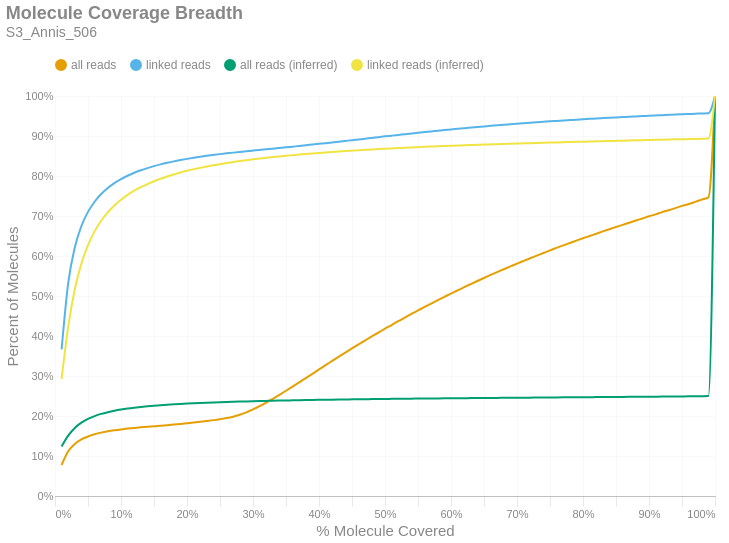

Write notebook code for a chart like this one.
### Markdown cell above
### Molecule Read Coverage
This chart shows molecule coverage breadth as computed by the number of bases aligned to that molecule. In other words, "*how much of each unique long molecule is actually sequenced/aligned?*" Keep in mind there is a distinction between sequences and alignments, since some sequences belonging to a particular molecule may not align well and wouldn't appear in the alignment data. This chart also shows molecule coverage breadth as computed by the *inferred fragment* from which the aligned sequences originate. Unlike read coverage, this calculation takes into account the total insert size, including unsequenced gaps between the forward and reverse reads. Like the previous figures, these are cumulative percents.

### Code cell
if SKIPLR:
    print_html(f"Skipped")
else:
    binned_df = consolidated_hist(valids['coverage_bp'], mask, 0.01, True)
    binned_df_inf = consolidated_hist(valids['coverage_inserts'], mask, 0.01, True)
    binned_df = binned_df.with_columns(pl.lit(binned_df_inf['all reads (cumsum)']).alias('all reads (inferred)'))
    binned_df = binned_df.with_columns(pl.lit(binned_df_inf['linked reads (cumsum)']).alias('linked reads (inferred)'))
    binned_df = binned_df.with_columns(
        (pl.col('bin').cast(pl.Float64) + 0.01).alias('right_edge')
    )

    with SafeRender(binned_df):
        (
            density_plot(binned_df, 'Molecule Coverage Breadth', samplename, 'molcov', ['all reads (inferred)','linked reads (inferred)'])
            .encode(
                #x=alt.X('bin:Q', title="% Molecule Covered").axis(format = '%').scale(padding=0),
                x=alt.X('right_edge:Q', title="% Molecule Covered").axis(format='%').scale(padding=0),
                y=alt.Y('value:Q', title='Percent of Molecules')
                    .axis(format='%')
                    .stack(False)
                    .scale(domainMin=0, padding=0),
                color=alt.Color("key:N").scale(domain = ["all reads", "linked reads", "all reads (inferred)", "linked reads (inferred)"]),
                tooltip = [
                    alt.Tooltip("key:N", title = "Data Type"),
                    alt.Tooltip("range_label:N", title="% Molecule Covered"),
                    alt.Tooltip("value:Q", format = ".2%", title="% Molecules")
                ]
            )
        ).display()

### Figure 1 — Vega-Lite specification as saved in the notebook (floating-point values rounded to 4 significant figures)
{"width": "container", "height": 400, "config": {"title": {"anchor": "start", "dy": -15, "fontSize": 18, "color": "#888888", "subtitleColor": "#888888", "subtitleFontSize": 14}, "arc": {"fill": "#0072B2"}, "axis": {"domainColor": "#888888", "domainWidth": 0.5, "gridWidth": 0.2, "grid": false, "titleFontWeight": 400, "titleFontSize": 15, "labelFontSize": 11, "labelColor": "#888888", "tickColor": "#888888", "tickWidth": 0.2, "titleColor": "#888888"}, "axisBand": {"grid": false}, "axisX": {"grid": true, "tickSize": 10, "domainCap": "round"}, "axisY": {"domain": false, "grid": true, "tickSize": 0, "domainCap": "round"}, "background": "transparent", "header": {"labelFontSize": 15, "labelColor": "#888888", "titleFontSize": 15, "titleFontWeight": 600, "titleColor": "#888888"}, "legend": {"labelFont": "sans-serif", "labelFontSize": 12, "labelColor": "#888888", "symbolSize": 100, "symbolType": "circle", "titleFontSize": 12, "titlePadding": 10, "titleColor": "#888888", "title": null, "orient": "top"}, "range": {"category": ["#E69F00", "#56B4E9", "#009E73", "#F0E442", "#0072B2", "#D55E00", "#CC79A7", "#000000"], "diverging": ["#cfe8f3", "#a2d4ec", "#73bfe2", "#46abdb", "#1696d2", "#12719e"]}, "area": {"fill": "#0072B2", "fillOpacity": 0.7, "line": true, "strokeOpacity": 0.7}, "line": {"color": "#0072B2", "stroke": "#0072B2", "strokeWidth": 2}, "trail": {"color": "#0072B2", "stroke": "#0072B2", "strokeWidth": 0, "size": 1}, "point": {"filled": true, "fillOpacity": 1.0, "size": 95}, "text": {"color": "#888888", "fontSize": 11, "align": "right", "fontWeight": 400, "size": 11}, "bar": {"fill": "#0072B2", "stroke": null}, "view": {"stroke": null, "continuousWidth": 660, "continuousHeight": 400}}, "data": {"name": "data-52e59b6f6509fad4c496f816e022f86a"}, "mark": {"type": "line", "interpolate": "monotone", "point": {"opacity": 0, "size": 275}}, "encoding": {"color": {"field": "key", "scale": {"domain": ["all reads", "linked reads", "all reads (inferred)", "linked reads (inferred)"]}, "type": "nominal"}, "tooltip": [{"field": "key", "title": "Data Type", "type": "nominal"}, {"field": "range_label", "title": "% Molecule Covered", "type": "nominal"}, {"field": "value", "format": ".2%", "title": "% Molecules", "type": "quantitative"}], "x": {"axis": {"format": "%"}, "field": "right_edge", "scale": {"padding": 0}, "title": "% Molecule Covered", "type": "quantitative"}, "y": {"axis": {"format": "%"}, "field": "value", "scale": {"domainMin": 0, "padding": 0}, "stack": false, "title": "Percent of Molecules", "type": "quantitative"}}, "params": [{"name": "param_c36ac31b6afebe62", "select": {"type": "point", "fields": ["key"]}, "bind": "legend"}], "title": {"text": "Molecule Coverage Breadth", "subtitle": "S3_Annis_506"}, "transform": [{"fold": ["all reads (cumsum)", "linked reads (cumsum)", "all reads (inferred)", "linked reads (inferred)"]}, {"calculate": "replace(datum.key, ' (cumsum)', '')", "as": "key"}, {"filter": {"param": "param_c36ac31b6afebe62"}}], "usermeta": {"embedOptions": {"downloadFileName": "S3_Annis_506.molcov"}}, "$schema": "https://vega.github.io/schema/vega-lite/v6.1.0.json", "datasets": {"data-52e59b6f6509fad4c496f816e022f86a": [{"bin": "0.0", "interval": "0.0-0.01", "all reads": 0.07747, "linked reads": 0.3666, "all reads (cumsum)": 0.07747, "linked reads (cumsum)": 0.3666, "range_label": "0.0-0.01", "all reads (inferred)": 0.1239, "linked reads (inferred)": 0.293, "right_edge": 0.01}, {"bin": "0.01", "interval": "0.01-0.02", "all reads": 0.03426, "linked reads": 0.1655, "all reads (cumsum)": 0.1117, "linked reads (cumsum)": 0.5321, "range_label": "0.01-0.02", "all reads (inferred)": 0.1508, "linked reads (inferred)": 0.4228, "right_edge": 0.02}, {"bin": "0.02", "interval": "0.02-0.03", "all reads": 0.0185, "linked reads": 0.08927, "all reads (cumsum)": 0.1302, "linked reads (cumsum)": 0.6214, "range_label": "0.02-0.03", "all reads (inferred)": 0.1701, "linked reads (inferred)": 0.5168, "right_edge": 0.03}, {"bin": "0.03", "interval": "0.03-0.04", "all reads": 0.01122, "linked reads": 0.05358, "all reads (cumsum)": 0.1415, "linked reads (cumsum)": 0.675, "range_label": "0.03-0.04", "all reads (inferred)": 0.1833, "linked reads (inferred)": 0.5814, "right_edge": 0.04}, {"bin": "0.04", "interval": "0.04-0.05", "all reads": 0.007425, "linked reads": 0.03532, "all reads (cumsum)": 0.1489, "linked reads (cumsum)": 0.7103, "range_label": "0.04-0.05", "all reads (inferred)": 0.1928, "linked reads (inferred)": 0.6273, "right_edge": 0.05}, {"bin": "0.05", "interval": "0.05-0.06", "all reads": 0.005393, "linked reads": 0.02539, "all reads (cumsum)": 0.1543, "linked reads (cumsum)": 0.7357, "range_label": "0.05-0.06", "all reads (inferred)": 0.1998, "linked reads (inferred)": 0.6615, "right_edge": 0.06}, {"bin": "0.06", "interval": "0.06-0.07", "all reads": 0.004136, "linked reads": 0.01939, "all reads (cumsum)": 0.1584, "linked reads (cumsum)": 0.7551, "range_label": "0.06-0.07", "all reads (inferred)": 0.2053, "linked reads (inferred)": 0.6881, "right_edge": 0.07}, {"bin": "0.07", "interval": "0.07-0.08", "all reads": 0.003224, "linked reads": 0.01494, "all reads (cumsum)": 0.1616, "linked reads (cumsum)": 0.77, "range_label": "0.07-0.08", "all reads (inferred)": 0.2096, "linked reads (inferred)": 0.709, "right_edge": 0.08}, {"bin": "0.08", "interval": "0.08-0.09", "all reads": 0.002646, "linked reads": 0.01213, "all reads (cumsum)": 0.1643, "linked reads (cumsum)": 0.7821, "range_label": "0.08-0.09", "all reads (inferred)": 0.2131, "linked reads (inferred)": 0.7263, "right_edge": 0.09}, {"bin": "0.09", "interval": "0.09-0.1", "all reads": 0.002234, "linked reads": 0.01, "all reads (cumsum)": 0.1665, "linked reads (cumsum)": 0.7921, "range_label": "0.09-0.1", "all reads (inferred)": 0.2161, "linked reads (inferred)": 0.7406, "right_edge": 0.1}, {"bin": "0.1", "interval": "0.1-0.11", "all reads": 0.001948, "linked reads": 0.008484, "all reads (cumsum)": 0.1685, "linked reads (cumsum)": 0.8006, "range_label": "0.1-0.11", "all reads (inferred)": 0.2186, "linked reads (inferred)": 0.7528, "right_edge": 0.11}, {"bin": "0.11", "interval": "0.11-0.12", "all reads": 0.001728, "linked reads": 0.007408, "all reads (cumsum)": 0.1702, "linked reads (cumsum)": 0.808, "range_label": "0.11-0.12", "all reads (inferred)": 0.2207, "linked reads (inferred)": 0.7632, "right_edge": 0.12}, {"bin": "0.12", "interval": "0.12-0.13", "all reads": 0.001508, "linked reads": 0.006286, "all reads (cumsum)": 0.1717, "linked reads (cumsum)": 0.8143, "range_label": "0.12-0.13", "all reads (inferred)": 0.2225, "linked reads (inferred)": 0.7721, "right_edge": 0.13}, {"bin": "0.13", "interval": "0.13-0.14", "all reads": 0.001389, "linked reads": 0.005444, "all reads (cumsum)": 0.1731, "linked reads (cumsum)": 0.8198, "range_label": "0.13-0.14", "all reads (inferred)": 0.2242, "linked reads (inferred)": 0.7799, "right_edge": 0.14}, {"bin": "0.14", "interval": "0.14-0.15", "all reads": 0.001317, "linked reads": 0.004882, "all reads (cumsum)": 0.1744, "linked reads (cumsum)": 0.8246, "range_label": "0.14-0.15", "all reads (inferred)": 0.2256, "linked reads (inferred)": 0.7869, "right_edge": 0.15}, {"bin": "0.15", "interval": "0.15-0.16", "all reads": 0.001336, "linked reads": 0.004392, "all reads (cumsum)": 0.1757, "linked reads (cumsum)": 0.829, "range_label": "0.15-0.16", "all reads (inferred)": 0.2269, "linked reads (inferred)": 0.7932, "right_edge": 0.16}, {"bin": "0.16", "interval": "0.16-0.17", "all reads": 0.001409, "linked reads": 0.003947, "all reads (cumsum)": 0.1771, "linked reads (cumsum)": 0.833, "range_label": "0.16-0.17", "all reads (inferred)": 0.2281, "linked reads (inferred)": 0.7988, "right_edge": 0.17}, {"bin": "0.17", "interval": "0.17-0.18", "all reads": 0.001499, "linked reads": 0.003587, "all reads (cumsum)": 0.1786, "linked reads (cumsum)": 0.8366, "range_label": "0.17-0.18", "all reads (inferred)": 0.2291, "linked reads (inferred)": 0.8039, "right_edge": 0.18}, {"bin": "0.18", "interval": "0.18-0.19", "all reads": 0.001592, "linked reads": 0.003244, "all reads (cumsum)": 0.1802, "linked reads (cumsum)": 0.8398, "range_label": "0.18-0.19", "all reads (inferred)": 0.2301, "linked reads (inferred)": 0.8086, "right_edge": 0.19}, {"bin": "0.19", "interval": "0.19-0.2", "all reads": 0.001691, "linked reads": 0.003015, "all reads (cumsum)": 0.1819, "linked reads (cumsum)": 0.8428, "range_label": "0.19-0.2", "all reads (inferred)": 0.231, "linked reads (inferred)": 0.8129, "right_edge": 0.2}, {"bin": "0.2", "interval": "0.2-0.21", "all reads": 0.001752, "linked reads": 0.002781, "all reads (cumsum)": 0.1837, "linked reads (cumsum)": 0.8456, "range_label": "0.2-0.21", "all reads (inferred)": 0.2318, "linked reads (inferred)": 0.8167, "right_edge": 0.21}, {"bin": "0.21", "interval": "0.21-0.22", "all reads": 0.001886, "linked reads": 0.002545, "all reads (cumsum)": 0.1856, "linked reads (cumsum)": 0.8482, "range_label": "0.21-0.22", "all reads (inferred)": 0.2325, "linked reads (inferred)": 0.8203, "right_edge": 0.22}, {"bin": "0.22", "interval": "0.22-0.23", "all reads": 0.002003, "linked reads": 0.002307, "all reads (cumsum)": 0.1876, "linked reads (cumsum)": 0.8505, "range_label": "0.22-0.23", "all reads (inferred)": 0.2332, "linked reads (inferred)": 0.8236, "right_edge": 0.23}, {"bin": "0.23", "interval": "0.23-0.24", "all reads": 0.00211, "linked reads": 0.002135, "all reads (cumsum)": 0.1897, "linked reads (cumsum)": 0.8526, "range_label": "0.23-0.24", "all reads (inferred)": 0.2339, "linked reads (inferred)": 0.8267, "right_edge": 0.24}, {"bin": "0.24", "interval": "0.24-0.25", "all reads": 0.00235, "linked reads": 0.002075, "all reads (cumsum)": 0.192, "linked reads (cumsum)": 0.8547, "range_label": "0.24-0.25", "all reads (inferred)": 0.2345, "linked reads (inferred)": 0.8296, "right_edge": 0.25}, {"bin": "0.25", "interval": "0.25-0.26", "all reads": 0.002714, "linked reads": 0.001919, "all reads (cumsum)": 0.1947, "linked reads (cumsum)": 0.8566, "range_label": "0.25-0.26", "all reads (inferred)": 0.235, "linked reads (inferred)": 0.8324, "right_edge": 0.26}, {"bin": "0.26", "interval": "0.26-0.27", "all reads": 0.003518, "linked reads": 0.001838, "all reads (cumsum)": 0.1983, "linked reads (cumsum)": 0.8584, "range_label": "0.26-0.27", "all reads (inferred)": 0.2356, "linked reads (inferred)": 0.8349, "right_edge": 0.27}, {"bin": "0.27", "interval": "0.27-0.28", "all reads": 0.004813, "linked reads": 0.00176, "all reads (cumsum)": 0.2031, "linked reads (cumsum)": 0.8602, "range_label": "0.27-0.28", "all reads (inferred)": 0.236, "linked reads (inferred)": 0.8372, "right_edge": 0.28}, {"bin": "0.28", "interval": "0.28-0.29", "all reads": 0.006048, "linked reads": 0.001699, "all reads (cumsum)": 0.2091, "linked reads (cumsum)": 0.8619, "range_label": "0.28-0.29", "all reads (inferred)": 0.2365, "linked reads (inferred)": 0.8395, "right_edge": 0.29}, {"bin": "0.29", "interval": "0.29-0.3", "all reads": 0.007235, "linked reads": 0.001651, "all reads (cumsum)": 0.2164, "linked reads (cumsum)": 0.8635, "range_label": "0.29-0.3", "all reads (inferred)": 0.237, "linked reads (inferred)": 0.8416, "right_edge": 0.3}, {"bin": "0.3", "interval": "0.3-0.31", "all reads": 0.008062, "linked reads": 0.001633, "all reads (cumsum)": 0.2244, "linked reads (cumsum)": 0.8652, "range_label": "0.3-0.31", "all reads (inferred)": 0.2374, "linked reads (inferred)": 0.8436, "right_edge": 0.31}, {"bin": "0.31", "interval": "0.31-0.32", "all reads": 0.00897, "linked reads": 0.001625, "all reads (cumsum)": 0.2334, "linked reads (cumsum)": 0.8668, "range_label": "0.31-0.32", "all reads (inferred)": 0.2378, "linked reads (inferred)": 0.8454, "right_edge": 0.32}, {"bin": "0.32", "interval": "0.32-0.33", "all reads": 0.009616, "linked reads": 0.001602, "all reads (cumsum)": 0.243, "linked reads (cumsum)": 0.8684, "range_label": "0.32-0.33", "all reads (inferred)": 0.2381, "linked reads (inferred)": 0.8472, "right_edge": 0.33}, {"bin": "0.33", "interval": "0.33-0.34", "all reads": 0.009885, "linked reads": 0.001594, "all reads (cumsum)": 0.2529, "linked reads (cumsum)": 0.87, "range_label": "0.33-0.34", "all reads (inferred)": 0.2385, "linked reads (inferred)": 0.8489, "right_edge": 0.34}, {"bin": "0.34", "interval": "0.34-0.35", "all reads": 0.01019, "linked reads": 0.001599, "all reads (cumsum)": 0.2631, "linked reads (cumsum)": 0.8716, "range_label": "0.34-0.35", "all reads (inferred)": 0.2389, "linked reads (inferred)": 0.8506, "right_edge": 0.35}, {"bin": "0.35", "interval": "0.35-0.36", "all reads": 0.01043, "linked reads": 0.001731, "all reads (cumsum)": 0.2735, "linked reads (cumsum)": 0.8733, "range_label": "0.35-0.36", "all reads (inferred)": 0.2392, "linked reads (inferred)": 0.8521, "right_edge": 0.36}, {"bin": "0.36", "interval": "0.36-0.37", "all reads": 0.01051, "linked reads": 0.001713, "all reads (cumsum)": 0.284, "linked reads (cumsum)": 0.875, "range_label": "0.36-0.37", "all reads (inferred)": 0.2395, "linked reads (inferred)": 0.8537, "right_edge": 0.37}, {"bin": "0.37", "interval": "0.37-0.38", "all reads": 0.01072, "linked reads": 0.001754, "all reads (cumsum)": 0.2947, "linked reads (cumsum)": 0.8768, "range_label": "0.37-0.38", "all reads (inferred)": 0.2398, "linked reads (inferred)": 0.8551, "right_edge": 0.38}, {"bin": "0.38", "interval": "0.38-0.39", "all reads": 0.01073, "linked reads": 0.001805, "all reads (cumsum)": 0.3055, "linked reads (cumsum)": 0.8786, "range_label": "0.38-0.39", "all reads (inferred)": 0.2401, "linked reads (inferred)": 0.8565, "right_edge": 0.39}, {"bin": "0.39", "interval": "0.39-0.4", "all reads": 0.01089, "linked reads": 0.001792, "all reads (cumsum)": 0.3164, "linked reads (cumsum)": 0.8804, "range_label": "0.39-0.4", "all reads (inferred)": 0.2404, "linked reads (inferred)": 0.8577, "right_edge": 0.4}, {"bin": "0.4", "interval": "0.4-0.41", "all reads": 0.01062, "linked reads": 0.001761, "all reads (cumsum)": 0.327, "linked reads (cumsum)": 0.8821, "range_label": "0.4-0.41", "all reads (inferred)": 0.2406, "linked reads (inferred)": 0.8589, "right_edge": 0.41}, {"bin": "0.41", "interval": "0.41-0.42", "all reads": 0.01068, "linked reads": 0.001814, "all reads (cumsum)": 0.3377, "linked reads (cumsum)": 0.884, "range_label": "0.41-0.42", "all reads (inferred)": 0.2409, "linked reads (inferred)": 0.8601, "right_edge": 0.42}, {"bin": "0.42", "interval": "0.42-0.43", "all reads": 0.01065, "linked reads": 0.001887, "all reads (cumsum)": 0.3483, "linked reads (cumsum)": 0.8859, "range_label": "0.42-0.43", "all reads (inferred)": 0.2411, "linked reads (inferred)": 0.8613, "right_edge": 0.43}, {"bin": "0.43", "interval": "0.43-0.44", "all reads": 0.01032, "linked reads": 0.001854, "all reads (cumsum)": 0.3586, "linked reads (cumsum)": 0.8877, "range_label": "0.43-0.44", "all reads (inferred)": 0.2414, "linked reads (inferred)": 0.8624, "right_edge": 0.44}, {"bin": "0.44", "interval": "0.44-0.45", "all reads": 0.01032, "linked reads": 0.001843, "all reads (cumsum)": 0.3689, "linked reads (cumsum)": 0.8895, "range_label": "0.44-0.45", "all reads (inferred)": 0.2416, "linked reads (inferred)": 0.8634, "right_edge": 0.45}, {"bin": "0.45", "interval": "0.45-0.46", "all reads": 0.01016, "linked reads": 0.001887, "all reads (cumsum)": 0.3791, "linked reads (cumsum)": 0.8914, "range_label": "0.45-0.46", "all reads (inferred)": 0.2418, "linked reads (inferred)": 0.8644, "right_edge": 0.46}, {"bin": "0.46", "interval": "0.46-0.47", "all reads": 0.01, "linked reads": 0.001874, "all reads (cumsum)": 0.3891, "linked reads (cumsum)": 0.8933, "range_label": "0.46-0.47", "all reads (inferred)": 0.242, "linked reads (inferred)": 0.8654, "right_edge": 0.47}, {"bin": "0.47", "interval": "0.47-0.48", "all reads": 0.009918, "linked reads": 0.001939, "all reads (cumsum)": 0.399, "linked reads (cumsum)": 0.8952, "range_label": "0.47-0.48", "all reads (inferred)": 0.2422, "linked reads (inferred)": 0.8664, "right_edge": 0.48}, {"bin": "0.48", "interval": "0.48-0.49", "all reads": 0.009364, "linked reads": 0.001859, "all reads (cumsum)": 0.4084, "linked reads (cumsum)": 0.8971, "range_label": "0.48-0.49", "all reads (inferred)": 0.2424, "linked reads (inferred)": 0.8673, "right_edge": 0.49}, {"bin": "0.49", "interval": "0.49-0.5", "all reads": 0.01033, "linked reads": 0.001975, "all reads (cumsum)": 0.4187, "linked reads (cumsum)": 0.8991, "range_label": "0.49-0.5", "all reads (inferred)": 0.2426, "linked reads (inferred)": 0.8682, "right_edge": 0.5}, {"bin": "0.5", "interval": "0.5-0.51", "all reads": 0.008713, "linked reads": 0.001733, "all reads (cumsum)": 0.4274, "linked reads (cumsum)": 0.9008, "range_label": "0.5-0.51", "all reads (inferred)": 0.2428, "linked reads (inferred)": 0.869, "right_edge": 0.51}, {"bin": "0.51", "interval": "0.51-0.52", "all reads": 0.009566, "linked reads": 0.00177, "all reads (cumsum)": 0.437, "linked reads (cumsum)": 0.9026, "range_label": "0.51-0.52", "all reads (inferred)": 0.243, "linked reads (inferred)": 0.8698, "right_edge": 0.52}, {"bin": "0.52", "interval": "0.52-0.53", "all reads": 0.009054, "linked reads": 0.001859, "all reads (cumsum)": 0.4461, "linked reads (cumsum)": 0.9044, "range_label": "0.52-0.53", "all reads (inferred)": 0.2432, "linked reads (inferred)": 0.8707, "right_edge": 0.53}, {"bin": "0.53", "interval": "0.53-0.54", "all reads": 0.009056, "linked reads": 0.00179, "all reads (cumsum)": 0.4551, "linked reads (cumsum)": 0.9062, "range_label": "0.53-0.54", "all reads (inferred)": 0.2434, "linked reads (inferred)": 0.8714, "right_edge": 0.54}, {"bin": "0.54", "interval": "0.54-0.55", "all reads": 0.008711, "linked reads": 0.001774, "all reads (cumsum)": 0.4638, "linked reads (cumsum)": 0.908, "range_label": "0.54-0.55", "all reads (inferred)": 0.2435, "linked reads (inferred)": 0.8722, "right_edge": 0.55}, {"bin": "0.55", "interval": "0.55-0.56", "all reads": 0.008765, "linked reads": 0.001808, "all reads (cumsum)": 0.4726, "linked reads (cumsum)": 0.9098, "range_label": "0.55-0.56", "all reads (inferred)": 0.2437, "linked reads (inferred)": 0.8729, "right_edge": 0.56}, {"bin": "0.56", "interval": "0.56-0.57", "all reads": 0.008615, "linked reads": 0.001715, "all reads (cumsum)": 0.4812, "linked reads (cumsum)": 0.9115, "range_label": "0.56-0.57", "all reads (inferred)": 0.2439, "linked reads (inferred)": 0.8736, "right_edge": 0.57}, {"bin": "0.57", "interval": "0.57-0.58", "all reads": 0.008323, "linked reads": 0.001643, "all reads (cumsum)": 0.4895, "linked reads (cumsum)": 0.9132, "range_label": "0.57-0.58", "all reads (inferred)": 0.244, "linked reads (inferred)": 0.8743, "right_edge": 0.58}, {"bin": "0.58", "interval": "0.58-0.59", "all reads": 0.008344, "linked reads": 0.001688, "all reads (cumsum)": 0.4979, "linked reads (cumsum)": 0.9149, "range_label": "0.58-0.59", "all reads (inferred)": 0.2442, "linked reads (inferred)": 0.8749, "right_edge": 0.59}, {"bin": "0.59", "interval": "0.59-0.6", "all reads": 0.008252, "linked reads": 0.00162, "all reads (cumsum)": 0.5061, "linked reads (cumsum)": 0.9165, "range_label": "0.59-0.6", "all reads (inferred)": 0.2443, "linked reads (inferred)": 0.8755, "right_edge": 0.6}, {"bin": "0.6", "interval": "0.6-0.61", "all reads": 0.007782, "linked reads": 0.001514, "all reads (cumsum)": 0.5139, "linked reads (cumsum)": 0.918, "range_label": "0.6-0.61", "all reads (inferred)": 0.2445, "linked reads (inferred)": 0.8761, "right_edge": 0.61}, {"bin": "0.61", "interval": "0.61-0.62", "all reads": 0.00813, "linked reads": 0.001561, "all reads (cumsum)": 0.522, "linked reads (cumsum)": 0.9196, "range_label": "0.61-0.62", "all reads (inferred)": 0.2446, "linked reads (inferred)": 0.8768, "right_edge": 0.62}, {"bin": "0.62", "interval": "0.62-0.63", "all reads": 0.007805, "linked reads": 0.001465, "all reads (cumsum)": 0.5298, "linked reads (cumsum)": 0.921, "range_label": "0.62-0.63", "all reads (inferred)": 0.2447, "linked reads (inferred)": 0.8774, "right_edge": 0.63}, {"bin": "0.63", "interval": "0.63-0.64", "all reads": 0.007661, "linked reads": 0.001456, "all reads (cumsum)": 0.5375, "linked reads (cumsum)": 0.9225, "range_label": "0.63-0.64", "all reads (inferred)": 0.2449, "linked reads (inferred)": 0.8779, "right_edge": 0.64}, {"bin": "0.64", "interval": "0.64-0.65", "all reads": 0.007425, "linked reads": 0.001435, "all reads (cumsum)": 0.5449, "linked reads (cumsum)": 0.9239, "range_label": "0.64-0.65", "all reads (inferred)": 0.245, "linked reads (inferred)": 0.8785, "right_edge": 0.65}, {"bin": "0.65", "interval": "0.65-0.66", "all reads": 0.007679, "linked reads": 0.001462, "all reads (cumsum)": 0.5526, "linked reads (cumsum)": 0.9254, "range_label": "0.65-0.66", "all reads (inferred)": 0.2452, "linked reads (inferred)": 0.879, "right_edge": 0.66}, {"bin": "0.66", "interval": "0.66-0.67", "all reads": 0.00719, "linked reads": 0.001371, "all reads (cumsum)": 0.5598, "linked reads (cumsum)": 0.9267, "range_label": "0.66-0.67", "all reads (inferred)": 0.2453, "linked reads (inferred)": 0.8796, "right_edge": 0.67}, {"bin": "0.67", "interval": "0.67-0.68", "all reads": 0.007143, "linked reads": 0.001328, "all reads (cumsum)": 0.5669, "linked reads (cumsum)": 0.9281, "range_label": "0.67-0.68", "all reads (inferred)": 0.2454, "linked reads (inferred)": 0.8801, "right_edge": 0.68}, {"bin": "0.68", "interval": "0.68-0.69", "all reads": 0.006942, "linked reads": 0.001288, "all reads (cumsum)": 0.5739, "linked reads (cumsum)": 0.9294, "range_label": "0.68-0.69", "all reads (inferred)": 0.2456, "linked reads (inferred)": 0.8806, "right_edge": 0.69}, {"bin": "0.69", "interval": "0.69-0.7", "all reads": 0.007056, "linked reads": 0.001286, "all reads (cumsum)": 0.5809, "linked reads (cumsum)": 0.9306, "range_label": "0.69-0.7", "all reads (inferred)": 0.2457, "linked reads (inferred)": 0.8811, "right_edge": 0.7}, {"bin": "0.7", "interval": "0.7-0.71", "all reads": 0.006728, "linked reads": 0.001216, "all reads (cumsum)": 0.5877, "linked reads (cumsum)": 0.9319, "range_label": "0.7-0.71", "all reads (inferred)": 0.2458, "linked reads (inferred)": 0.8816, "right_edge": 0.71}, {"bin": "0.71", "interval": "0.71-0.72", "all reads": 0.006601, "linked reads": 0.001192, "all reads (cumsum)": 0.5943, "linked reads (cumsum)": 0.9331, "range_label": "0.71-0.72", "all reads (inferred)": 0.2459, "linked reads (inferred)": 0.8821, "right_edge": 0.72}, {"bin": "0.72", "interval": "0.72-0.73", "all reads": 0.006661, "linked reads": 0.00124, "all reads (cumsum)": 0.6009, "linked reads (cumsum)": 0.9343, "range_label": "0.72-0.73", "all reads (inferred)": 0.2461, "linked reads (inferred)": 0.8826, "right_edge": 0.73}, {"bin": "0.73", "interval": "0.73-0.74", "all reads": 0.006485, "linked reads": 0.001137, "all reads (cumsum)": 0.6074, "linked reads (cumsum)": 0.9354, "range_label": "0.73-0.74", "all reads (inferred)": 0.2462, "linked reads (inferred)": 0.883, "right_edge": 0.74}, {"bin": "0.74", "interval": "0.74-0.75", "all reads": 0.006706, "linked reads": 0.001222, "all reads (cumsum)": 0.6141, "linked reads (cumsum)": 0.9367, "range_label": "0.74-0.75", "all reads (inferred)": 0.2463, "linked reads (inferred)": 0.8835, "right_edge": 0.75}, {"bin": "0.75", "interval": "0.75-0.76", "all reads": 0.006132, "linked reads": 0.001041, "all reads (cumsum)": 0.6202, "linked reads (cumsum)": 0.9377, "range_label": "0.75-0.76", "all reads (inferred)": 0.2464, "linked reads (inferred)": 0.884, "right_edge": 0.76}, {"bin": "0.76", "interval": "0.76-0.77", "all reads": 0.006181, "linked reads": 0.00111, "all reads (cumsum)": 0.6264, "linked reads (cumsum)": 0.9388, "range_label": "0.76-0.77", "all reads (inferred)": 0.2466, "linked reads (inferred)": 0.8844, "right_edge": 0.77}, {"bin": "0.77", "interval": "0.77-0.78", "all reads": 0.005949, "linked reads": 0.001039, "all reads (cumsum)": 0.6324, "linked reads (cumsum)": 0.9398, "range_label": "0.77-0.78", "all reads (inferred)": 0.2467, "linked reads (inferred)": 0.8849, "right_edge": 0.78}, {"bin": "0.78", "interval": "0.78-0.79", "all reads": 0.005959, "linked reads": 0.001044, "all reads (cumsum)": 0.6383, "linked reads (cumsum)": 0.9409, "range_label": "0.78-0.79", "all reads (inferred)": 0.2468, "linked reads (inferred)": 0.8853, "right_edge": 0.79}, {"bin": "0.79", "interval": "0.79-0.8", "all reads": 0.006149, "linked reads": 0.001004, "all reads (cumsum)": 0.6445, "linked reads (cumsum)": 0.9419, "range_label": "0.79-0.8", "all reads (inferred)": 0.2469, "linked reads (inferred)": 0.8858, "right_edge": 0.8}, {"bin": "0.8", "interval": "0.8-0.81", "all reads": 0.005545, "linked reads": 0.00095, "all reads (cumsum)": 0.65, "linked reads (cumsum)": 0.9428, "range_label": "0.8-0.81", "all reads (inferred)": 0.2471, "linked reads (inferred)": 0.8862, "right_edge": 0.81}, {"bin": "0.81", "interval": "0.81-0.82", "all reads": 0.005736, "linked reads": 0.0009829, "all reads (cumsum)": 0.6558, "linked reads (cumsum)": 0.9438, "range_label": "0.81-0.82", "all reads (inferred)": 0.2472, "linked reads (inferred)": 0.8866, "right_edge": 0.82}, {"bin": "0.82", "interval": "0.82-0.83", "all reads": 0.005702, "linked reads": 0.0009092, "all reads (cumsum)": 0.6615, "linked reads (cumsum)": 0.9447, "range_label": "0.82-0.83", "all reads (inferred)": 0.2473, "linked reads (inferred)": 0.887, "right_edge": 0.83}, {"bin": "0.83", "interval": "0.83-0.84", "all reads": 0.005561, "linked reads": 0.0008888, "all reads (cumsum)": 0.667, "linked reads (cumsum)": 0.9456, "range_label": "0.83-0.84", "all reads (inferred)": 0.2475, "linked reads (inferred)": 0.8875, "right_edge": 0.84}, {"bin": "0.84", "interval": "0.84-0.85", "all reads": 0.005404, "linked reads": 0.0008639, "all reads (cumsum)": 0.6724, "linked reads (cumsum)": 0.9465, "range_label": "0.84-0.85", "all reads (inferred)": 0.2476, "linked reads (inferred)": 0.8879, "right_edge": 0.85}, {"bin": "0.85", "interval": "0.85-0.86", "all reads": 0.005453, "linked reads": 0.0008524, "all reads (cumsum)": 0.6779, "linked reads (cumsum)": 0.9473, "range_label": "0.85-0.86", "all reads (inferred)": 0.2477, "linked reads (inferred)": 0.8883, "right_edge": 0.86}, {"bin": "0.86", "interval": "0.86-0.87", "all reads": 0.005319, "linked reads": 0.0008728, "all reads (cumsum)": 0.6832, "linked reads (cumsum)": 0.9482, "range_label": "0.86-0.87", "all reads (inferred)": 0.2479, "linked reads (inferred)": 0.8888, "right_edge": 0.87}, {"bin": "0.87", "interval": "0.87-0.88", "all reads": 0.005437, "linked reads": 0.0008053, "all reads (cumsum)": 0.6886, "linked reads (cumsum)": 0.949, "range_label": "0.87-0.88", "all reads (inferred)": 0.248, "linked reads (inferred)": 0.8892, "right_edge": 0.88}, {"bin": "0.88", "interval": "0.88-0.89", "all reads": 0.005233, "linked reads": 0.0008, "all reads (cumsum)": 0.6939, "linked reads (cumsum)": 0.9498, "range_label": "0.88-0.89", "all reads (inferred)": 0.2481, "linked reads (inferred)": 0.8896, "right_edge": 0.89}, {"bin": "0.89", "interval": "0.89-0.9", "all reads": 0.005325, "linked reads": 0.000808, "all reads (cumsum)": 0.6992, "linked reads (cumsum)": 0.9506, "range_label": "0.89-0.9", "all reads (inferred)": 0.2482, "linked reads (inferred)": 0.89, "right_edge": 0.9}, {"bin": "0.9", "interval": "0.9-0.91", "all reads": 0.004966, "linked reads": 0.0007583, "all reads (cumsum)": 0.7042, "linked reads (cumsum)": 0.9514, "range_label": "0.9-0.91", "all reads (inferred)": 0.2484, "linked reads (inferred)": 0.8904, "right_edge": 0.91}, {"bin": "0.91", "interval": "0.91-0.92", "all reads": 0.005516, "linked reads": 0.0007751, "all reads (cumsum)": 0.7097, "linked reads (cumsum)": 0.9522, "range_label": "0.91-0.92", "all reads (inferred)": 0.2485, "linked reads (inferred)": 0.8908, "right_edge": 0.92}, {"bin": "0.92", "interval": "0.92-0.93", "all reads": 0.004806, "linked reads": 0.0007281, "all reads (cumsum)": 0.7145, "linked reads (cumsum)": 0.9529, "range_label": "0.92-0.93", "all reads (inferred)": 0.2487, "linked reads (inferred)": 0.8912, "right_edge": 0.93}, {"bin": "0.93", "interval": "0.93-0.94", "all reads": 0.005191, "linked reads": 0.0007858, "all reads (cumsum)": 0.7197, "linked reads (cumsum)": 0.9537, "range_label": "0.93-0.94", "all reads (inferred)": 0.2488, "linked reads (inferred)": 0.8916, "right_edge": 0.94}, {"bin": "0.94", "interval": "0.94-0.95", "all reads": 0.005652, "linked reads": 0.0007112, "all reads (cumsum)": 0.7253, "linked reads (cumsum)": 0.9544, "range_label": "0.94-0.95", "all reads (inferred)": 0.249, "linked reads (inferred)": 0.8919, "right_edge": 0.95}, {"bin": "0.95", "interval": "0.95-0.96", "all reads": 0.004574, "linked reads": 0.0006855, "all reads (cumsum)": 0.7299, "linked reads (cumsum)": 0.9551, "range_label": "0.95-0.96", "all reads (inferred)": 0.2491, "linked reads (inferred)": 0.8924, "right_edge": 0.96}, {"bin": "0.96", "interval": "0.96-0.97", "all reads": 0.005469, "linked reads": 0.000681, "all reads (cumsum)": 0.7354, "linked reads (cumsum)": 0.9558, "range_label": "0.96-0.97", "all reads (inferred)": 0.2493, "linked reads (inferred)": 0.8928, "right_edge": 0.97}, {"bin": "0.97", "interval": "0.97-0.98", "all reads": 0.005632, "linked reads": 0.0005922, "all reads (cumsum)": 0.741, "linked reads (cumsum)": 0.9563, "range_label": "0.97-0.98", "all reads (inferred)": 0.2495, "linked reads (inferred)": 0.8933, "right_edge": 0.98}, {"bin": "0.98", "interval": "0.98-0.99", "all reads": 0.005408, "linked reads": 0.0006899, "all reads (cumsum)": 0.7464, "linked reads (cumsum)": 0.957, "range_label": "0.98-0.99", "all reads (inferred)": 0.2497, "linked reads (inferred)": 0.8938, "right_edge": 0.99}, {"bin": "0.99", "interval": "0.99-1.0", "all reads": 0.2536, "linked reads": 0.04297, "all reads (cumsum)": 1.0, "linked reads (cumsum)": 1.0, "range_label": "0.99-1.0", "all reads (inferred)": 1.0, "linked reads (inferred)": 1.0, "right_edge": 1.0}]}}
